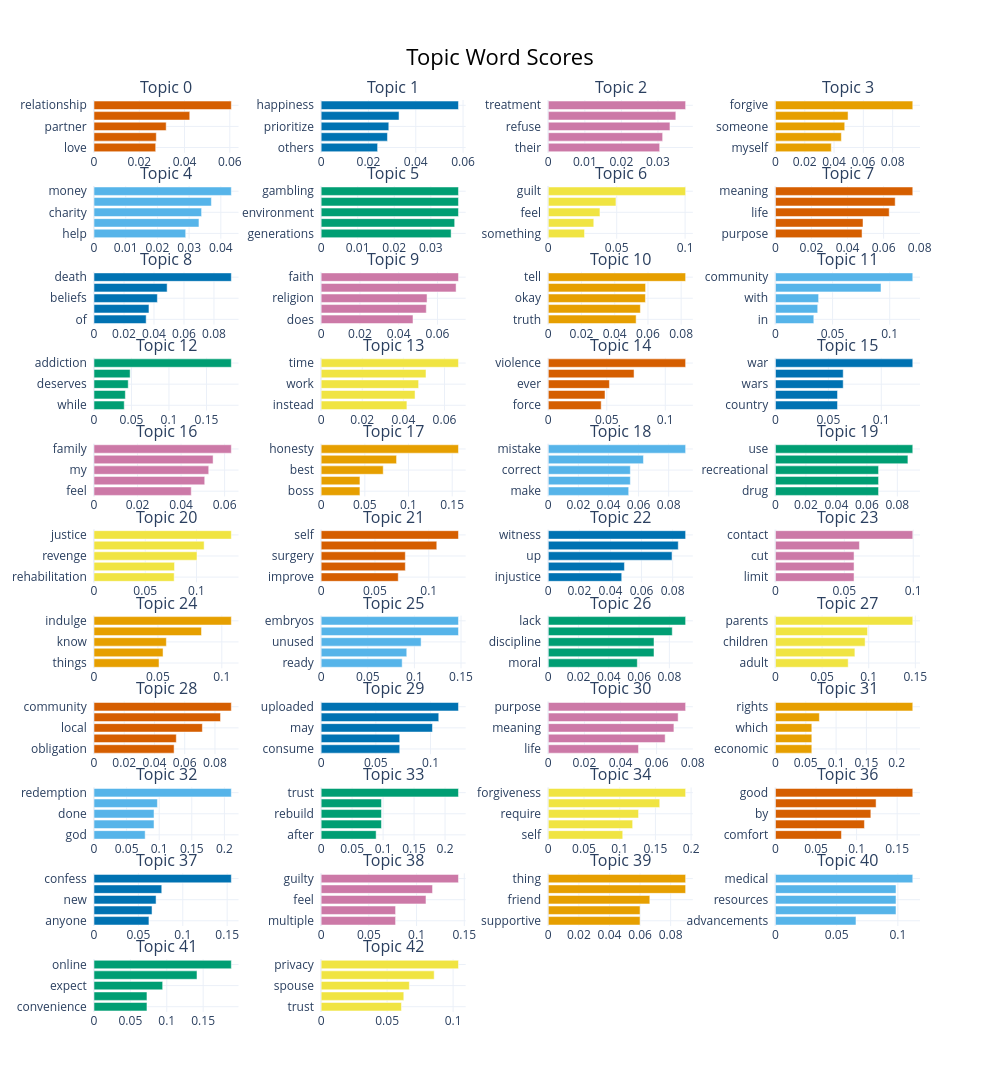

The notebook cell this image was saved under:
### Code cell
topic_model.visualize_barchart(top_n_topics=42)

### Figure 1 — Plotly figure (JSON) as saved in the notebook; plotly's stock layout.template omitted (floating-point values rounded to 4 significant figures)
{"data": [{"marker": {"color": "#D55E00"}, "orientation": "h", "type": "bar", "x": [0.02726, 0.02753, 0.03189, 0.0423, 0.06067], "xaxis": "x", "y": ["love  ", "in  ", "partner  ", "marriage  ", "relationship  "], "yaxis": "y"}, {"marker": {"color": "#0072B2"}, "orientation": "h", "type": "bar", "x": [0.02387, 0.02804, 0.0286, 0.03293, 0.05806], "xaxis": "x2", "y": ["others  ", "own  ", "prioritize  ", "happy  ", "happiness  "], "yaxis": "y2"}, {"marker": {"color": "#CC79A7"}, "orientation": "h", "type": "bar", "x": [0.03047, 0.03128, 0.03328, 0.03489, 0.03757], "xaxis": "x3", "y": ["their  ", "be  ", "refuse  ", "ethical  ", "treatment  "], "yaxis": "y3"}, {"marker": {"color": "#E69F00"}, "orientation": "h", "type": "bar", "x": [0.03812, 0.045, 0.04729, 0.04956, 0.09373], "xaxis": "x4", "y": ["myself  ", "forgiveness  ", "someone  ", "hurt  ", "forgive  "], "yaxis": "y4"}, {"marker": {"color": "#56B4E9"}, "orientation": "h", "type": "bar", "x": [0.02892, 0.0331, 0.03393, 0.03702, 0.04331], "xaxis": "x5", "y": ["help  ", "give  ", "charity  ", "family  ", "money  "], "yaxis": "y5"}, {"marker": {"color": "#009E73"}, "orientation": "h", "type": "bar", "x": [0.03556, 0.03653, 0.03757, 0.03757, 0.03757], "xaxis": "x6", "y": ["generations  ", "have  ", "environment  ", "environmental  ", "gambling  "], "yaxis": "y6"}, {"marker": {"color": "#F0E442"}, "orientation": "h", "type": "bar", "x": [0.02647, 0.03324, 0.03775, 0.04945, 0.1004], "xaxis": "x7", "y": ["something  ", "about  ", "feel  ", "guilty  ", "guilt  "], "yaxis": "y7"}, {"marker": {"color": "#D55E00"}, "orientation": "h", "type": "bar", "x": [0.04804, 0.04856, 0.06311, 0.06642, 0.07617], "xaxis": "x8", "y": ["purpose  ", "does  ", "life  ", "afterlife  ", "meaning  "], "yaxis": "y8"}, {"marker": {"color": "#0072B2"}, "orientation": "h", "type": "bar", "x": [0.03478, 0.03665, 0.04225, 0.04876, 0.09156], "xaxis": "x9", "y": ["of  ", "fear  ", "beliefs  ", "after  ", "death  "], "yaxis": "y9"}, {"marker": {"color": "#CC79A7"}, "orientation": "h", "type": "bar", "x": [0.04736, 0.05422, 0.05461, 0.06958, 0.07082], "xaxis": "x10", "y": ["does  ", "self  ", "religion  ", "control  ", "faith  "], "yaxis": "y10"}, {"marker": {"color": "#E69F00"}, "orientation": "h", "type": "bar", "x": [0.05289, 0.05544, 0.05848, 0.05858, 0.08269], "xaxis": "x11", "y": ["truth  ", "dishonest  ", "okay  ", "lie  ", "tell  "], "yaxis": "y11"}, {"marker": {"color": "#56B4E9"}, "orientation": "h", "type": "bar", "x": [0.03358, 0.03699, 0.03779, 0.09239, 0.1202], "xaxis": "x12", "y": ["in  ", "don  ", "with  ", "values  ", "community  "], "yaxis": "y12"}, {"marker": {"color": "#009E73"}, "orientation": "h", "type": "bar", "x": [0.04033, 0.04181, 0.04565, 0.0482, 0.1831], "xaxis": "x13", "y": ["while  ", "struggle  ", "deserves  ", "an  ", "addiction  "], "yaxis": "y13"}, {"marker": {"color": "#F0E442"}, "orientation": "h", "type": "bar", "x": [0.04172, 0.04569, 0.04742, 0.05101, 0.06681], "xaxis": "x14", "y": ["instead  ", "for  ", "work  ", "guilty  ", "time  "], "yaxis": "y14"}, {"marker": {"color": "#D55E00"}, "orientation": "h", "type": "bar", "x": [0.04522, 0.04848, 0.05225, 0.07331, 0.1174], "xaxis": "x15", "y": ["force  ", "justified  ", "ever  ", "defense  ", "violence  "], "yaxis": "y15"}, {"marker": {"color": "#0072B2"}, "orientation": "h", "type": "bar", "x": [0.05865, 0.05865, 0.06404, 0.06404, 0.1298], "xaxis": "x16", "y": ["country  ", "military  ", "wars  ", "go  ", "war  "], "yaxis": "y16"}, {"marker": {"color": "#CC79A7"}, "orientation": "h", "type": "bar", "x": [0.04468, 0.05086, 0.0527, 0.0547, 0.06308], "xaxis": "x17", "y": ["feel  ", "aging  ", "my  ", "away  ", "family  "], "yaxis": "y17"}, {"marker": {"color": "#E69F00"}, "orientation": "h", "type": "bar", "x": [0.04439, 0.04439, 0.07105, 0.08631, 0.1572], "xaxis": "x18", "y": ["boss  ", "brutal  ", "best  ", "integrity  ", "honesty  "], "yaxis": "y18"}, {"marker": {"color": "#56B4E9"}, "orientation": "h", "type": "bar", "x": [0.05344, 0.05452, 0.05452, 0.06324, 0.09127], "xaxis": "x19", "y": ["make  ", "fixing  ", "correct  ", "mistakes  ", "mistake  "], "yaxis": "y19"}, {"marker": {"color": "#009E73"}, "orientation": "h", "type": "bar", "x": [0.06767, 0.06767, 0.06767, 0.08694, 0.09013], "xaxis": "x20", "y": ["drug  ", "substances  ", "recreational  ", "drinking  ", "use  "], "yaxis": "y20"}, {"marker": {"color": "#F0E442"}, "orientation": "h", "type": "bar", "x": [0.07821, 0.07856, 0.1005, 0.1074, 0.134], "xaxis": "x21", "y": ["rehabilitation  ", "society  ", "revenge  ", "punishment  ", "justice  "], "yaxis": "y21"}, {"marker": {"color": "#D55E00"}, "orientation": "h", "type": "bar", "x": [0.07163, 0.07821, 0.07821, 0.1074, 0.1276], "xaxis": "x22", "y": ["improve  ", "cosmetic  ", "surgery  ", "improvement  ", "self  "], "yaxis": "y22"}, {"marker": {"color": "#0072B2"}, "orientation": "h", "type": "bar", "x": [0.04724, 0.04898, 0.07958, 0.08361, 0.08835], "xaxis": "x23", "y": ["injustice  ", "obligated  ", "up  ", "speak  ", "witness  "], "yaxis": "y23"}, {"marker": {"color": "#CC79A7"}, "orientation": "h", "type": "bar", "x": [0.05704, 0.05704, 0.05704, 0.06095, 0.09967], "xaxis": "x24", "y": ["limit  ", "toxic  ", "cut  ", "family  ", "contact  "], "yaxis": "y24"}, {"marker": {"color": "#E69F00"}, "orientation": "h", "type": "bar", "x": [0.05087, 0.05403, 0.05662, 0.08411, 0.1074], "xaxis": "x25", "y": ["things  ", "bad  ", "know  ", "wrong  ", "indulge  "], "yaxis": "y25"}, {"marker": {"color": "#56B4E9"}, "orientation": "h", "type": "bar", "x": [0.0869, 0.09182, 0.1072, 0.1473, 0.1473], "xaxis": "x26", "y": ["ready  ", "abortion  ", "unused  ", "ivf  ", "embryos  "], "yaxis": "y26"}, {"marker": {"color": "#009E73"}, "orientation": "h", "type": "bar", "x": [0.05883, 0.06985, 0.06985, 0.08191, 0.09074], "xaxis": "x27", "y": ["moral  ", "habit  ", "discipline  ", "cross  ", "lack  "], "yaxis": "y27"}, {"marker": {"color": "#F0E442"}, "orientation": "h", "type": "bar", "x": [0.07803, 0.08519, 0.09615, 0.09876, 0.1473], "xaxis": "x28", "y": ["adult  ", "impose  ", "children  ", "their  ", "parents  "], "yaxis": "y28"}, {"marker": {"color": "#D55E00"}, "orientation": "h", "type": "bar", "x": [0.05299, 0.05444, 0.07168, 0.0837, 0.09084], "xaxis": "x29", "y": ["obligation  ", "need  ", "local  ", "solitude  ", "community  "], "yaxis": "y29"}, {"marker": {"color": "#0072B2"}, "orientation": "h", "type": "bar", "x": [0.07184, 0.07184, 0.1018, 0.1075, 0.1255], "xaxis": "x30", "y": ["consume  ", "downloading  ", "may  ", "free  ", "uploaded  "], "yaxis": "y30"}, {"marker": {"color": "#CC79A7"}, "orientation": "h", "type": "bar", "x": [0.04996, 0.06472, 0.06958, 0.07191, 0.07606], "xaxis": "x31", "y": ["life  ", "you  ", "meaning  ", "find  ", "purpose  "], "yaxis": "y31"}, {"marker": {"color": "#E69F00"}, "orientation": "h", "type": "bar", "x": [0.06, 0.06, 0.06, 0.07244, 0.2265], "xaxis": "x32", "y": ["economic  ", "civil  ", "which  ", "protecting  ", "rights  "], "yaxis": "y32"}, {"marker": {"color": "#56B4E9"}, "orientation": "h", "type": "bar", "x": [0.07847, 0.09207, 0.09207, 0.09729, 0.2106], "xaxis": "x33", "y": ["god  ", "redeem  ", "done  ", "themselves  ", "redemption  "], "yaxis": "y33"}, {"marker": {"color": "#009E73"}, "orientation": "h", "type": "bar", "x": [0.08877, 0.09736, 0.09736, 0.09736, 0.2217], "xaxis": "x34", "y": ["after  ", "betrayed  ", "rebuild  ", "again  ", "trust  "], "yaxis": "y34"}, {"marker": {"color": "#F0E442"}, "orientation": "h", "type": "bar", "x": [0.1042, 0.1181, 0.1264, 0.1561, 0.1923], "xaxis": "x35", "y": ["self  ", "religion  ", "require  ", "repentance  ", "forgiveness  "], "yaxis": "y35"}, {"marker": {"color": "#D55E00"}, "orientation": "h", "type": "bar", "x": [0.08135, 0.1097, 0.1176, 0.124, 0.1693], "xaxis": "x36", "y": ["comfort  ", "measured  ", "by  ", "life  ", "good  "], "yaxis": "y36"}, {"marker": {"color": "#0072B2"}, "orientation": "h", "type": "bar", "x": [0.06187, 0.06538, 0.06991, 0.07633, 0.1547], "xaxis": "x37", "y": ["anyone  ", "necessary  ", "new  ", "disclose  ", "confess  "], "yaxis": "y37"}, {"marker": {"color": "#CC79A7"}, "orientation": "h", "type": "bar", "x": [0.07799, 0.07799, 0.1099, 0.1167, 0.1439], "xaxis": "x38", "y": ["multiple  ", "attention  ", "feel  ", "kids  ", "guilty  "], "yaxis": "y38"}, {"marker": {"color": "#E69F00"}, "orientation": "h", "type": "bar", "x": [0.06, 0.06, 0.06638, 0.0898, 0.0898], "xaxis": "x39", "y": ["supportive  ", "favors  ", "friend  ", "favor  ", "thing  "], "yaxis": "y39"}, {"marker": {"color": "#56B4E9"}, "orientation": "h", "type": "bar", "x": [0.06578, 0.09846, 0.09846, 0.09846, 0.1122], "xaxis": "x40", "y": ["advancements  ", "patients  ", "resources  ", "quality  ", "medical  "], "yaxis": "y40"}, {"marker": {"color": "#009E73"}, "orientation": "h", "type": "bar", "x": [0.07279, 0.07279, 0.09437, 0.1416, 0.1887], "xaxis": "x41", "y": ["convenience  ", "00  ", "expect  ", "privacy  ", "online  "], "yaxis": "y41"}, {"marker": {"color": "#F0E442"}, "orientation": "h", "type": "bar", "x": [0.06085, 0.06264, 0.06685, 0.08568, 0.1041], "xaxis": "x42", "y": ["trust  ", "share  ", "spouse  ", "maintain  ", "privacy  "], "yaxis": "y42"}], "layout": {"annotations": [{"font": {"size": 16}, "showarrow": false, "text": "Topic 0", "x": 0.0875, "xanchor": "center", "xref": "paper", "y": 1, "yanchor": "bottom", "yref": "paper"}, {"font": {"size": 16}, "showarrow": false, "text": "Topic 1", "x": 0.3625, "xanchor": "center", "xref": "paper", "y": 1, "yanchor": "bottom", "yref": "paper"}, {"font": {"size": 16}, "showarrow": false, "text": "Topic 2", "x": 0.6375, "xanchor": "center", "xref": "paper", "y": 1, "yanchor": "bottom", "yref": "paper"}, {"font": {"size": 16}, "showarrow": false, "text": "Topic 3", "x": 0.9125, "xanchor": "center", "xref": "paper", "y": 1, "yanchor": "bottom", "yref": "paper"}, {"font": {"size": 16}, "showarrow": false, "text": "Topic 4", "x": 0.0875, "xanchor": "center", "xref": "paper", "y": 0.9058, "yanchor": "bottom", "yref": "paper"}, {"font": {"size": 16}, "showarrow": false, "text": "Topic 5", "x": 0.3625, "xanchor": "center", "xref": "paper", "y": 0.9058, "yanchor": "bottom", "yref": "paper"}, {"font": {"size": 16}, "showarrow": false, "text": "Topic 6", "x": 0.6375, "xanchor": "center", "xref": "paper", "y": 0.9058, "yanchor": "bottom", "yref": "paper"}, {"font": {"size": 16}, "showarrow": false, "text": "Topic 7", "x": 0.9125, "xanchor": "center", "xref": "paper", "y": 0.9058, "yanchor": "bottom", "yref": "paper"}, {"font": {"size": 16}, "showarrow": false, "text": "Topic 8", "x": 0.0875, "xanchor": "center", "xref": "paper", "y": 0.8116, "yanchor": "bottom", "yref": "paper"}, {"font": {"size": 16}, "showarrow": false, "text": "Topic 9", "x": 0.3625, "xanchor": "center", "xref": "paper", "y": 0.8116, "yanchor": "bottom", "yref": "paper"}, {"font": {"size": 16}, "showarrow": false, "text": "Topic 10", "x": 0.6375, "xanchor": "center", "xref": "paper", "y": 0.8116, "yanchor": "bottom", "yref": "paper"}, {"font": {"size": 16}, "showarrow": false, "text": "Topic 11", "x": 0.9125, "xanchor": "center", "xref": "paper", "y": 0.8116, "yanchor": "bottom", "yref": "paper"}, {"font": {"size": 16}, "showarrow": false, "text": "Topic 12", "x": 0.0875, "xanchor": "center", "xref": "paper", "y": 0.7174, "yanchor": "bottom", "yref": "paper"}, {"font": {"size": 16}, "showarrow": false, "text": "Topic 13", "x": 0.3625, "xanchor": "center", "xref": "paper", "y": 0.7174, "yanchor": "bottom", "yref": "paper"}, {"font": {"size": 16}, "showarrow": false, "text": "Topic 14", "x": 0.6375, "xanchor": "center", "xref": "paper", "y": 0.7174, "yanchor": "bottom", "yref": "paper"}, {"font": {"size": 16}, "showarrow": false, "text": "Topic 15", "x": 0.9125, "xanchor": "center", "xref": "paper", "y": 0.7174, "yanchor": "bottom", "yref": "paper"}, {"font": {"size": 16}, "showarrow": false, "text": "Topic 16", "x": 0.0875, "xanchor": "center", "xref": "paper", "y": 0.6231, "yanchor": "bottom", "yref": "paper"}, {"font": {"size": 16}, "showarrow": false, "text": "Topic 17", "x": 0.3625, "xanchor": "center", "xref": "paper", "y": 0.6231, "yanchor": "bottom", "yref": "paper"}, {"font": {"size": 16}, "showarrow": false, "text": "Topic 18", "x": 0.6375, "xanchor": "center", "xref": "paper", "y": 0.6231, "yanchor": "bottom", "yref": "paper"}, {"font": {"size": 16}, "showarrow": false, "text": "Topic 19", "x": 0.9125, "xanchor": "center", "xref": "paper", "y": 0.6231, "yanchor": "bottom", "yref": "paper"}, {"font": {"size": 16}, "showarrow": false, "text": "Topic 20", "x": 0.0875, "xanchor": "center", "xref": "paper", "y": 0.5289, "yanchor": "bottom", "yref": "paper"}, {"font": {"size": 16}, "showarrow": false, "text": "Topic 21", "x": 0.3625, "xanchor": "center", "xref": "paper", "y": 0.5289, "yanchor": "bottom", "yref": "paper"}, {"font": {"size": 16}, "showarrow": false, "text": "Topic 22", "x": 0.6375, "xanchor": "center", "xref": "paper", "y": 0.5289, "yanchor": "bottom", "yref": "paper"}, {"font": {"size": 16}, "showarrow": false, "text": "Topic 23", "x": 0.9125, "xanchor": "center", "xref": "paper", "y": 0.5289, "yanchor": "bottom", "yref": "paper"}, {"font": {"size": 16}, "showarrow": false, "text": "Topic 24", "x": 0.0875, "xanchor": "center", "xref": "paper", "y": 0.4347, "yanchor": "bottom", "yref": "paper"}, {"font": {"size": 16}, "showarrow": false, "text": "Topic 25", "x": 0.3625, "xanchor": "center", "xref": "paper", "y": 0.4347, "yanchor": "bottom", "yref": "paper"}, {"font": {"size": 16}, "showarrow": false, "text": "Topic 26", "x": 0.6375, "xanchor": "center", "xref": "paper", "y": 0.4347, "yanchor": "bottom", "yref": "paper"}, {"font": {"size": 16}, "showarrow": false, "text": "Topic 27", "x": 0.9125, "xanchor": "center", "xref": "paper", "y": 0.4347, "yanchor": "bottom", "yref": "paper"}, {"font": {"size": 16}, "showarrow": false, "text": "Topic 28", "x": 0.0875, "xanchor": "center", "xref": "paper", "y": 0.3405, "yanchor": "bottom", "yref": "paper"}, {"font": {"size": 16}, "showarrow": false, "text": "Topic 29", "x": 0.3625, "xanchor": "center", "xref": "paper", "y": 0.3405, "yanchor": "bottom", "yref": "paper"}, {"font": {"size": 16}, "showarrow": false, "text": "Topic 30", "x": 0.6375, "xanchor": "center", "xref": "paper", "y": 0.3405, "yanchor": "bottom", "yref": "paper"}, {"font": {"size": 16}, "showarrow": false, "text": "Topic 31", "x": 0.9125, "xanchor": "center", "xref": "paper", "y": 0.3405, "yanchor": "bottom", "yref": "paper"}, {"font": {"size": 16}, "showarrow": false, "text": "Topic 32", "x": 0.0875, "xanchor": "center", "xref": "paper", "y": 0.2463, "yanchor": "bottom", "yref": "paper"}, {"font": {"size": 16}, "showarrow": false, "text": "Topic 33", "x": 0.3625, "xanchor": "center", "xref": "paper", "y": 0.2463, "yanchor": "bottom", "yref": "paper"}, {"font": {"size": 16}, "showarrow": false, "text": "Topic 34", "x": 0.6375, "xanchor": "center", "xref": "paper", "y": 0.2463, "yanchor": "bottom", "yref": "paper"}, {"font": {"size": 16}, "showarrow": false, "text": "Topic 36", "x": 0.9125, "xanchor": "center", "xref": "paper", "y": 0.2463, "yanchor": "bottom", "yref": "paper"}, {"font": {"size": 16}, "showarrow": false, "text": "Topic 37", "x": 0.0875, "xanchor": "center", "xref": "paper", "y": 0.1521, "yanchor": "bottom", "yref": "paper"}, {"font": {"size": 16}, "showarrow": false, "text": "Topic 38", "x": 0.3625, "xanchor": "center", "xref": "paper", "y": 0.1521, "yanchor": "bottom", "yref": "paper"}, {"font": {"size": 16}, "showarrow": false, "text": "Topic 39", "x": 0.6375, "xanchor": "center", "xref": "paper", "y": 0.1521, "yanchor": "bottom", "yref": "paper"}, {"font": {"size": 16}, "showarrow": false, "text": "Topic 40", "x": 0.9125, "xanchor": "center", "xref": "paper", "y": 0.1521, "yanchor": "bottom", "yref": "paper"}, {"font": {"size": 16}, "showarrow": false, "text": "Topic 41", "x": 0.0875, "xanchor": "center", "xref": "paper", "y": 0.05785, "yanchor": "bottom", "yref": "paper"}, {"font": {"size": 16}, "showarrow": false, "text": "Topic 42", "x": 0.3625, "xanchor": "center", "xref": "paper", "y": 0.05785, "yanchor": "bottom", "yref": "paper"}], "height": 2750, "hoverlabel": {"bgcolor": "white", "font": {"family": "Rockwell", "size": 16}}, "showlegend": false, "title": {"font": {"color": "Black", "size": 22}, "text": "Topic Word Scores", "x": 0.5, "xanchor": "center", "yanchor": "top"}, "width": 1000, "xaxis": {"anchor": "y", "domain": [0, 0.175], "showgrid": true}, "xaxis10": {"anchor": "y10", "domain": [0.275, 0.45], "showgrid": true}, "xaxis11": {"anchor": "y11", "domain": [0.55, 0.725], "showgrid": true}, "xaxis12": {"anchor": "y12", "domain": [0.825, 1], "showgrid": true}, "xaxis13": {"anchor": "y13", "domain": [0, 0.175], "showgrid": true}, "xaxis14": {"anchor": "y14", "domain": [0.275, 0.45], "showgrid": true}, "xaxis15": {"anchor": "y15", "domain": [0.55, 0.725], "showgrid": true}, "xaxis16": {"anchor": "y16", "domain": [0.825, 1], "showgrid": true}, "xaxis17": {"anchor": "y17", "domain": [0, 0.175], "showgrid": true}, "xaxis18": {"anchor": "y18", "domain": [0.275, 0.45], "showgrid": true}, "xaxis19": {"anchor": "y19", "domain": [0.55, 0.725], "showgrid": true}, "xaxis2": {"anchor": "y2", "domain": [0.275, 0.45], "showgrid": true}, "xaxis20": {"anchor": "y20", "domain": [0.825, 1], "showgrid": true}, "xaxis21": {"anchor": "y21", "domain": [0, 0.175], "showgrid": true}, "xaxis22": {"anchor": "y22", "domain": [0.275, 0.45], "showgrid": true}, "xaxis23": {"anchor": "y23", "domain": [0.55, 0.725], "showgrid": true}, "xaxis24": {"anchor": "y24", "domain": [0.825, 1], "showgrid": true}, "xaxis25": {"anchor": "y25", "domain": [0, 0.175], "showgrid": true}, "xaxis26": {"anchor": "y26", "domain": [0.275, 0.45], "showgrid": true}, "xaxis27": {"anchor": "y27", "domain": [0.55, 0.725], "showgrid": true}, "xaxis28": {"anchor": "y28", "domain": [0.825, 1], "showgrid": true}, "xaxis29": {"anchor": "y29", "domain": [0, 0.175], "showgrid": true}, "xaxis3": {"anchor": "y3", "domain": [0.55, 0.725], "showgrid": true}, "xaxis30": {"anchor": "y30", "domain": [0.275, 0.45], "showgrid": true}, "xaxis31": {"anchor": "y31", "domain": [0.55, 0.725], "showgrid": true}, "xaxis32": {"anchor": "y32", "domain": [0.825, 1], "showgrid": true}, "xaxis33": {"anchor": "y33", "domain": [0, 0.175], "showgrid": true}, "xaxis34": {"anchor": "y34", "domain": [0.275, 0.45], "showgrid": true}, "xaxis35": {"anchor": "y35", "domain": [0.55, 0.725], "showgrid": true}, "xaxis36": {"anchor": "y36", "domain": [0.825, 1], "showgrid": true}, "xaxis37": {"anchor": "y37", "domain": [0, 0.175], "showgrid": true}, "xaxis38": {"anchor": "y38", "domain": [0.275, 0.45], "showgrid": true}, "xaxis39": {"anchor": "y39", "domain": [0.55, 0.725], "showgrid": true}, "xaxis4": {"anchor": "y4", "domain": [0.825, 1], "showgrid": true}, "xaxis40": {"anchor": "y40", "domain": [0.825, 1], "showgrid": true}, "xaxis41": {"anchor": "y41", "domain": [0, 0.175], "showgrid": true}, "xaxis42": {"anchor": "y42", "domain": [0.275, 0.45], "showgrid": true}, "xaxis43": {"anchor": "y43", "domain": [0.55, 0.725], "showgrid": true}, "xaxis44": {"anchor": "y44", "domain": [0.825, 1], "showgrid": true}, "xaxis5": {"anchor": "y5", "domain": [0, 0.175], "showgrid": true}, "xaxis6": {"anchor": "y6", "domain": [0.275, 0.45], "showgrid": true}, "xaxis7": {"anchor": "y7", "domain": [0.55, 0.725], "showgrid": true}, "xaxis8": {"anchor": "y8", "domain": [0.825, 1], "showgrid": true}, "xaxis9": {"anchor": "y9", "domain": [0, 0.175], "showgrid": true}, "yaxis": {"anchor": "x", "domain": [0.9421, 1], "showgrid": true}, "yaxis10": {"anchor": "x10", "domain": [0.7537, 0.8116], "showgrid": true}, "yaxis11": {"anchor": "x11", "domain": [0.7537, 0.8116], "showgrid": true}, "yaxis12": {"anchor": "x12", "domain": [0.7537, 0.8116], "showgrid": true}, "yaxis13": {"anchor": "x13", "domain": [0.6595, 0.7174], "showgrid": true}, "yaxis14": {"anchor": "x14", "domain": [0.6595, 0.7174], "showgrid": true}, "yaxis15": {"anchor": "x15", "domain": [0.6595, 0.7174], "showgrid": true}, "yaxis16": {"anchor": "x16", "domain": [0.6595, 0.7174], "showgrid": true}, "yaxis17": {"anchor": "x17", "domain": [0.5653, 0.6231], "showgrid": true}, "yaxis18": {"anchor": "x18", "domain": [0.5653, 0.6231], "showgrid": true}, "yaxis19": {"anchor": "x19", "domain": [0.5653, 0.6231], "showgrid": true}, "yaxis2": {"anchor": "x2", "domain": [0.9421, 1], "showgrid": true}, "yaxis20": {"anchor": "x20", "domain": [0.5653, 0.6231], "showgrid": true}, "yaxis21": {"anchor": "x21", "domain": [0.4711, 0.5289], "showgrid": true}, "yaxis22": {"anchor": "x22", "domain": [0.4711, 0.5289], "showgrid": true}, "yaxis23": {"anchor": "x23", "domain": [0.4711, 0.5289], "showgrid": true}, "yaxis24": {"anchor": "x24", "domain": [0.4711, 0.5289], "showgrid": true}, "yaxis25": {"anchor": "x25", "domain": [0.3769, 0.4347], "showgrid": true}, "yaxis26": {"anchor": "x26", "domain": [0.3769, 0.4347], "showgrid": true}, "yaxis27": {"anchor": "x27", "domain": [0.3769, 0.4347], "showgrid": true}, "yaxis28": {"anchor": "x28", "domain": [0.3769, 0.4347], "showgrid": true}, "yaxis29": {"anchor": "x29", "domain": [0.2826, 0.3405], "showgrid": true}, "yaxis3": {"anchor": "x3", "domain": [0.9421, 1], "showgrid": true}, "yaxis30": {"anchor": "x30", "domain": [0.2826, 0.3405], "showgrid": true}, "yaxis31": {"anchor": "x31", "domain": [0.2826, 0.3405], "showgrid": true}, "yaxis32": {"anchor": "x32", "domain": [0.2826, 0.3405], "showgrid": true}, "yaxis33": {"anchor": "x33", "domain": [0.1884, 0.2463], "showgrid": true}, "yaxis34": {"anchor": "x34", "domain": [0.1884, 0.2463], "showgrid": true}, "yaxis35": {"anchor": "x35", "domain": [0.1884, 0.2463], "showgrid": true}, "yaxis36": {"anchor": "x36", "domain": [0.1884, 0.2463], "showgrid": true}, "yaxis37": {"anchor": "x37", "domain": [0.09421, 0.1521], "showgrid": true}, "yaxis38": {"anchor": "x38", "domain": [0.09421, 0.1521], "showgrid": true}, "yaxis39": {"anchor": "x39", "domain": [0.09421, 0.1521], "showgrid": true}, "yaxis4": {"anchor": "x4", "domain": [0.9421, 1], "showgrid": true}, "yaxis40": {"anchor": "x40", "domain": [0.09421, 0.1521], "showgrid": true}, "yaxis41": {"anchor": "x41", "domain": [0, 0.05785], "showgrid": true}, "yaxis42": {"anchor": "x42", "domain": [0, 0.05785], "showgrid": true}, "yaxis43": {"anchor": "x43", "domain": [0, 0.05785], "showgrid": true}, "yaxis44": {"anchor": "x44", "domain": [0, 0.05785], "showgrid": true}, "yaxis5": {"anchor": "x5", "domain": [0.8479, 0.9058], "showgrid": true}, "yaxis6": {"anchor": "x6", "domain": [0.8479, 0.9058], "showgrid": true}, "yaxis7": {"anchor": "x7", "domain": [0.8479, 0.9058], "showgrid": true}, "yaxis8": {"anchor": "x8", "domain": [0.8479, 0.9058], "showgrid": true}, "yaxis9": {"anchor": "x9", "domain": [0.7537, 0.8116], "showgrid": true}}}
